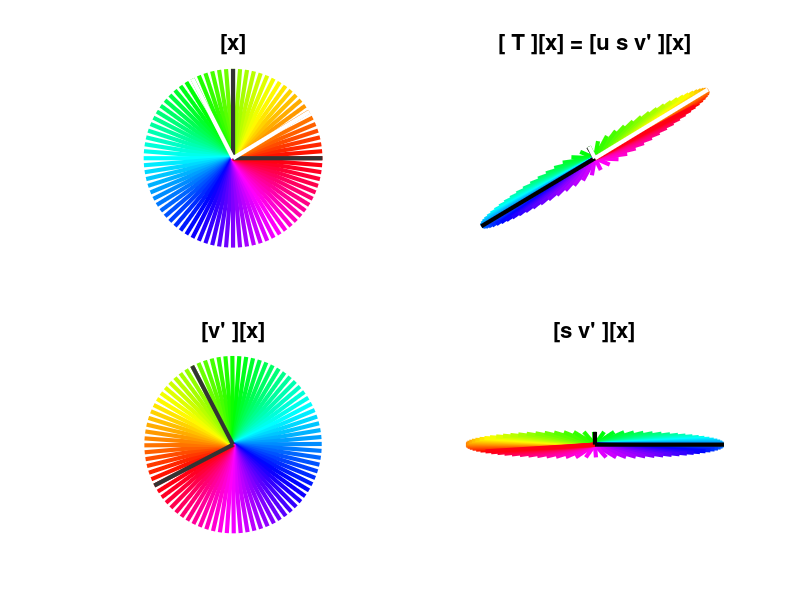

This chart was generated by the following MATLAB code:
% DEMO of SVD and eigenvalues for a 2x2 transformation matrix
%
% Usage: 1) svddemo
%        2) svddemo(M)
%           where M is a 2x2 matrix
%
% If called with no arguments a random 2x2 matrix is generated and used.
%
% The function plots a circle of unit vectors in varying hues and then plots the
% transformed vectors with their corresponding hues to show how they have been
% rotated and scaled.  If the eigenvalues are real the eigenvectors are plotted
% in white.
%
%   [U, S, V'] = svd(M)
%
% 1) The top-left plot is initial circle of unit vectors in varying hues.
% 2) The bottom-left plot is the unit vectors transformed by the rotation
%    matrix V'.
% 3) The bottom right plot shows the result after applying the scaling matrix S.
% 4) The top-right plot shows the final result after applying the rotation
%     matrix U to the scaled scaled vectors from the previous step.
%
% Examples: 
% Generate random 2x2 matrix and pass it to svddemo
%  M = rand(2); svddemo(M);
%
% Generate random symmetric 2x2 matrix and pass it to svddemo
%  M = rand(2); svddemo(M*M');

% PK March 2004

function svddemo(M)
    
    if ~exist('M', 'var')
        M = rand(2);
        fprintf('Using random 2x2 matrix\n');
    end
    
    if ~all(size(M) == [2,2])
        error('Input matrix must be 2x2')
    end
    
    lw = 3;  % linewidth for plots
    fs = 16; % font size
    
    [u,s,v] = svd(M);   % M = u*s*v'
    [ev,ed] = eig(M);   % M*ev = ev*ed
                        % ed is a diagonal matrix of eigenvalues
                        % ev is a matrix with columns forming the eigenvectors
                        
    nvectors = 80;
    theta = [0:2*pi/nvectors: 2*pi - 2*pi/nvectors];
    
    x = cos(theta);
    y = sin(theta);
    
    hue = [0:1/nvectors: 1 - 1/nvectors];
    
    hsv = [hue' ones(nvectors,2)];
    rgb = hsv2rgb(hsv);
    
    r = M*[x;y];
    tx = r(1,:);
    ty = r(2,:);
    
    
    vX = v'*[x;y];
    vx = vX(1,:);
    vy = vX(2,:);
    
    svX = s*v'*[x;y];
    svx = svX(1,:);
    svy = svX(2,:);
    
    figure(1); clf
    subplot(2,2,1);
    for n = 1:nvectors
        line([0 x(n)],[0 y(n)],'color', rgb(n,:), 'linewidth',lw);
    end
    title('[x]','fontsize',fs,'fontweight','bold')
    axis equal, axis off
    
    subplot(2,2,2);
    for n = 1:nvectors
        line([0 tx(n)],[0 ty(n)],'color', rgb(n,:), 'linewidth',lw);
    end
    title('[ T ][x] = [u s v'' ][x]','fontsize',fs,'fontweight','bold')
    axis equal, axis off
    
    pv = u(:,1)*s(1,1);
    mv = u(:,2)*s(2,2);
    subplot(2,2,2);
    line([0 pv(1)],[0 pv(2)],'color',[0 0 0],'linewidth',lw);
    line([0 mv(1)],[0 mv(2)],'color',[0 0 0],'linewidth',lw);
    
    % Plot v'x
    
    subplot(2,2,3);
    for n = 1:nvectors
        line([0 vx(n)],[0 vy(n)],'color', rgb(n,:), 'linewidth',lw);
    end
    title('[v'' ][x]','fontsize',fs,'fontweight','bold')
    axis equal, axis off
    
    % Plot sv'x
    
    subplot(2,2,4);
    for n = 1:nvectors
        line([0 svx(n)],[0 svy(n)],'color', rgb(n,:), 'linewidth',lw);
    end
    line([0 s(1,1)],[0 0],'color',[0 0 0],'linewidth',lw);
    line([0 0],[0 s(2,2)],'color',[0 0 0],'linewidth',lw);
    title('[s v'' ][x]','fontsize',fs,'fontweight','bold')
    axis equal, axis off
    
    
    % plot aligner axis
    
    subplot(2,2,3);
    line([0 v(1,1)],[0 v(1,2)],'color',[.2 .2 .2],'linewidth',lw);
    line([0 v(2,1)],[0 v(2,2)],'color',[.2 .2 .2],'linewidth',lw);
    
    subplot(2,2,1);
    line([0 1],[0 0],'color',[.2 .2 .2],'linewidth',lw);
    line([0 0],[0 1],'color',[.2 .2 .2],'linewidth',lw);
    
    
    % if eigenvectors are real plot them
    if isreal(ev)
        subplot(2,2,1);
        line([0 ev(1,1)],[0 ev(2,1)],'color', [1 1 1], 'linewidth', lw);
        line([0 ev(1,2)],[0 ev(2,2)],'color', [1 1 1], 'linewidth', lw);
        
        subplot(2,2,2);
        line([0 ev(1,1)*ed(1,1)],[0 ev(2,1)*ed(1,1)],'color', [1 1 1], 'linewidth', lw);
        line([0 ev(1,2)*ed(2,2)],[0 ev(2,2)*ed(2,2)],'color', [1 1 1], 'linewidth', lw);
    end

